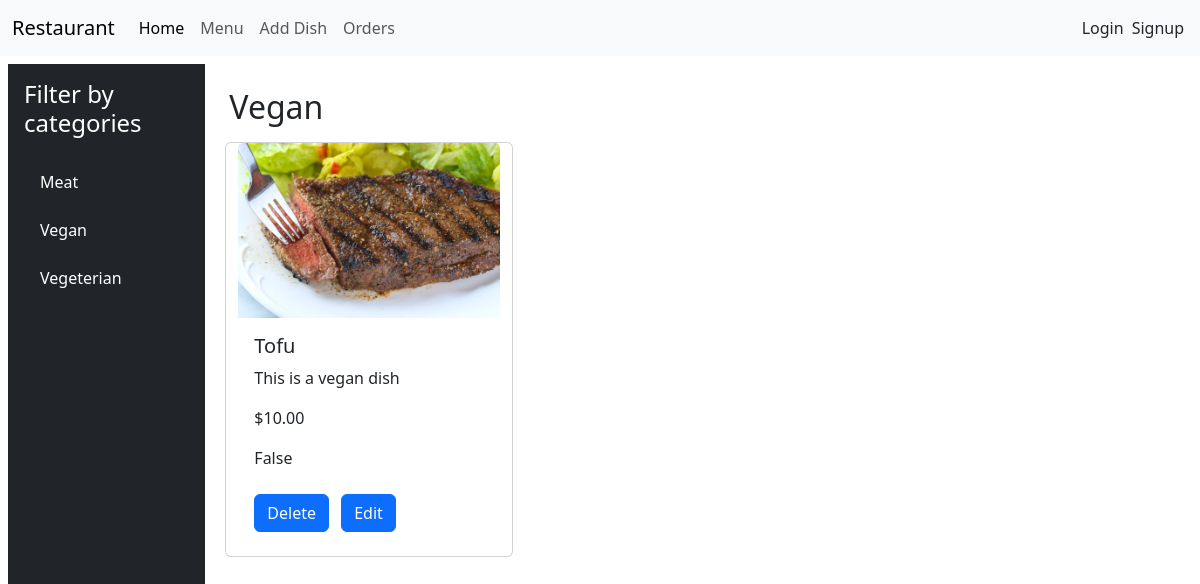
/restaurant/menu/category/2/, run on the app's committed database.
### menu/models.py (models this page shows, shortened)
class Category(models.Model):
    name = models.CharField(max_length=20)

class Dish(models.Model):
    name = models.CharField(max_length=50)
    description = models.CharField(max_length=100, blank=True)
    price = models.DecimalField(max_digits=4, decimal_places=2)
    category = models.ForeignKey(
        Category, on_delete=models.CASCADE, related_name="dishes"
    )
    is_available = models.BooleanField(default=True)

### menu/views.py (the view)
# urls.py: path("", views.index, name="index"),
def index(request, category_id=None):
    categories = Category.objects.all()
    if category_id:
        selected_category = get_object_or_404(Category, id=category_id)
        dishes = Dish.objects.filter(category=selected_category)
    else:
        dishes = Dish.objects.all()
        selected_category = None
    return render(
        request,
        "index.html",
        {
            "dishes": dishes,
            "categories": categories,
            "selected_category": selected_category,
        },
    )

### templates/index.html (shortened to what this page needs)
<!DOCTYPE html>
<html lang="en">
  <head>
  </head>
  <body>
    {% extends 'base.html' %} {% block content %}
    <div class="row m-2">
      <div
        class="col-md-3 col-lg-2 bg-dark text-white d-flex flex-column vh-100 p-3"
      >
        <h4 class="mb-4">Filter by categories</h4>
        <ul class="nav flex-column">
          {% for category in categories %}
          <li class="nav-item mb-2">
            <a
              href="{% url 'filter_by_category' category.id %}"
              class="nav-link text-white"
            >
              {{ category.name }}
            </a>
          </li>
          {% endfor %}
        </ul>
      </div>
      <div class="col-md-9 col-lg-10 p-4">
        <h2>
          {% if selected_category %} {{ selected_category.name }} {% else %} All
          Dishes {% endif %}
        </h2>
        <div class="row">
          {% for dish in dishes %} {% include 'card.html' %} {% endfor %}
        </div>
      </div>
    </div>
    {% endblock %}

### templates/card.html
{% load static %}
<div class="card h-100 m-2" style="width: 18rem">
  <a href="{% url 'detail' dish.id %}">
    <img src="{% static 'dish1.jpg' %}" class="card-img-top" alt="..." />
  </a>
  <div class="card-body">
    <h5 class="card-title">{{ dish.name }}</h5>
    <p class="card-text">{{ dish.description }}</p>
    <p class="card-text">${{ dish.price }}</p>
    <p class="card-text">{{ dish.is_available }}</p>
    <a href="{% url 'delete' dish.id %}" class="btn btn-primary">Delete</a>
    <a href="{% url 'edit' dish.id %}" class="btn btn-primary m-2">Edit</a>
  </div>
</div>

### data on the page
Category: name "Meat"
Category: name "Vegan"
Category: name "Vegeterian"
Dish: name "Tofu", description "This is a vegan dish", price "10.00", is_available "False"
